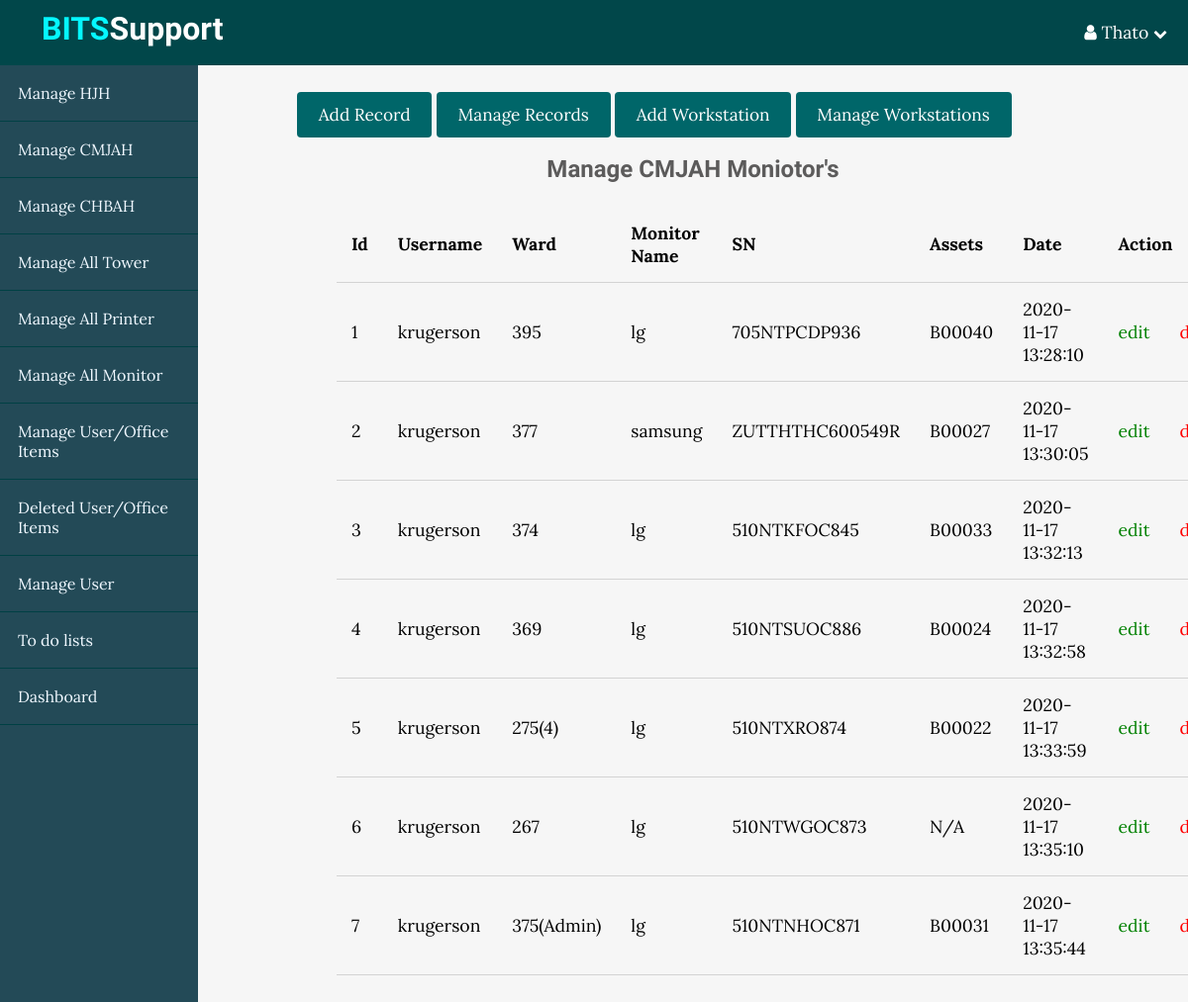
/BITS/cmjah_Monitor_workstations.php (signed in), run on the app's committed database.
### tables this page shows
CREATE TABLE `cmjah_workstations_monitor` (
  `id` int(11) NOT NULL,
  `username` varchar(255) NOT NULL,
  `hospital` varchar(255) NOT NULL,
  `ward` varchar(255) NOT NULL,
  `monitor_name` varchar(255) NOT NULL,
  `serial_number` varchar(255) NOT NULL,
  `assets_number` varchar(25) NOT NULL,
  `created_at` timestamp NOT NULL DEFAULT current_timestamp()
);

### BITS/app/database/db.php (called while the page is built, shortened)
<?php
require("connect.php");
function selectAll($table, $conditions = []){
    global $conn;
    $sql = "SELECT * FROM $table";
    if (empty($conditions)){
        $stmt = $conn->prepare($sql);
        $stmt->execute();
        $records = $stmt->get_result()->fetch_all(MYSQLI_ASSOC);
        return $records;
    }
}

### BITS/app/controllers/support.php (called while the page is built, shortened)
<?php
include(ROOT_PATH . "/app/database/db.php");
$cmjah_workstations_monitor = selectAll('cmjah_workstations_monitor');

### BITS/cmjah_Monitor_workstations.php (the view, shortened to what this page needs)
<?php
include(ROOT_PATH . "/app/controllers/support.php");
?>
<!DOCTYPE html>
<html lang="en">
<head>
    <link rel="stylesheet" href="https://maxcdn.bootstrapcdn.com/font-awesome/4.5.0/css/font-awesome.min.css">
    <link rel="stylesheet" href="assets/css/style.css">
    <link rel="stylesheet" href="assets/css/admin.css">
</head>
<body>
<?php include(ROOT_PATH . "/app/includes/adminHeader.php");?>
<div class="admin-wrapper">
    <?php include(ROOT_PATH . "/app/includes/adminSidebar.php");?>
    <div class="admin-content">
        <div class="button-group">
            <a href="usersCreate.php" class="btn btn-big">Add Record</a>
            <a href="usersIndex.php" class="btn btn-big">Manage Records</a>
            <a href="usersWorkstationCreate.php" class="btn btn-big">Add Workstation</a>
            <a href="cmjah_workstations.php" class="btn btn-big">Manage Workstations</a>
        </div>
        <div class="content">
            <h2 class="page-title">Manage CMJAH Moniotor's</h2>
            <table>
                <thead>
                <th>Id</th>
                <th>Username</th>
                <th>Ward</th>
                <th>Monitor Name</th>
                <th>SN</th>
                <th>Assets</th>
                <th>Date</th>
                <th colspan="2">Action</th>
                </thead>
                <tbody>
                <?php foreach ($cmjah_workstations_monitor as $key => $record): ?>
                    <tr>
                        <td><?php echo $key + 1; ?></td>
                        <td><?php echo $record['username']; ?></td>
                        <td><?php echo $record['ward']; ?></td>
                        <td><?php echo $record['monitor_name']; ?></td>
                        <td><?php echo $record['serial_number']; ?></td>
                        <td><?php echo $record['assets_number']; ?></td>
                        <td><?php echo $record['created_at']; ?></td>
                        <td><a href="usersMonitorEdit.php?cmjahMonitor_update_id=<?php echo $record['id']; ?>" class="edit">edit</a></td>
                        <td><a href="cmjah_Monitor_workstations.php?cmjahMonitor_delete_id=<?php echo $record['id']; ?>" class="delete">delete</a></td>
                    </tr>
                <?php endforeach; ?>
                </tbody>
            </table>
        </div>
    </div>
</div>
</body>
</html>

### BITS/assets/css/style.css (style rules this page uses)
* { box-sizing: border-box; }
html, body { height: 100%; padding: 0px; margin: 0px; background: #f6f6f6; font-family: 'Lora', Serif; }
h1, h2, h3, h4, h5, h6 { font-family: 'candal',Serif; color: #5c5b5b; margin: 5px; }
a { text-decoration: none; color: inherit; }
.btn { padding: 0.5rem 1rem; background: #006669; color: white; border: 1px solid transparent; border-radius: 0.25rem; font-size: 1.08em; font-family: 'Lora',Serif; }
.btn-big { padding: 0.7rem 1.3rem; line-height: 1.3rem; }
.content { width: 90%; margin: 30px auto 30px; }

### BITS/assets/css/admin.css (style rules this page uses)
.admin-wrapper { display: flex; height: calc(100% - 66px); }
.admin-wrapper .admin-content { flex: 8; height: 100%; padding: 40px 100px 100px; overflow-y: scroll; overflow-x: scroll; }
.admin-content .page-title { text-align: center; margin-bottom: 1.5rem; }
table { width: 100%; border-collapse: collapse; font-size: 1.1rem; }
th, td { padding: 15px; text-align: left; border-bottom: 1px solid #d3d3d3; }
.edit { color: green; }
.delete { color: red; }

### data on the page
cmjah_workstations_monitor: username "krugerson", ward "395", monitor_name "lg", serial_number "705NTPCDP936", assets_number "B00040", created_at "2020-11-17 13:28:10"
cmjah_workstations_monitor: username "krugerson", ward "377", monitor_name "samsung", serial_number "ZUTTHTHC600549R", assets_number "B00027", created_at "2020-11-17 13:30:05"
cmjah_workstations_monitor: username "krugerson", ward "374", monitor_name "lg", serial_number "510NTKFOC845", assets_number "B00033", created_at "2020-11-17 13:32:13"
cmjah_workstations_monitor: username "krugerson", ward "369", monitor_name "lg", serial_number "510NTSUOC886", assets_number "B00024", created_at "2020-11-17 13:32:58"
cmjah_workstations_monitor: username "krugerson", ward "275(4)", monitor_name "lg", serial_number "510NTXRO874", assets_number "B00022", created_at "2020-11-17 13:33:59"
cmjah_workstations_monitor: username "krugerson", ward "267", monitor_name "lg", serial_number "510NTWGOC873", assets_number "N/A", created_at "2020-11-17 13:35:10"
cmjah_workstations_monitor: username "krugerson", ward "375(Admin)", monitor_name "lg", serial_number "510NTNHOC871", assets_number "B00031", created_at "2020-11-17 13:35:44"

### other printed values
$_SESSION['username'] "Thato"
